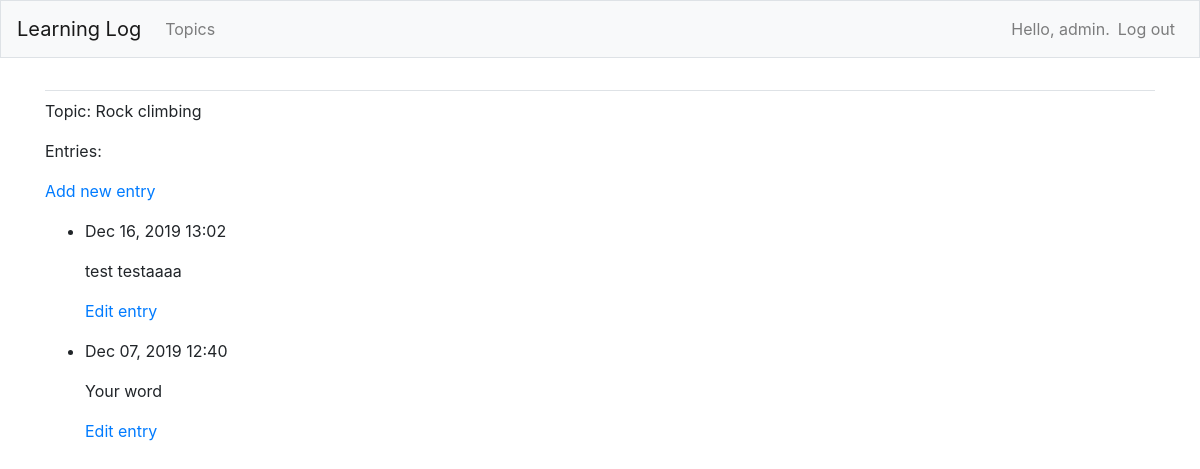
Page /topics/1/ (signed in) on the earlier database version.
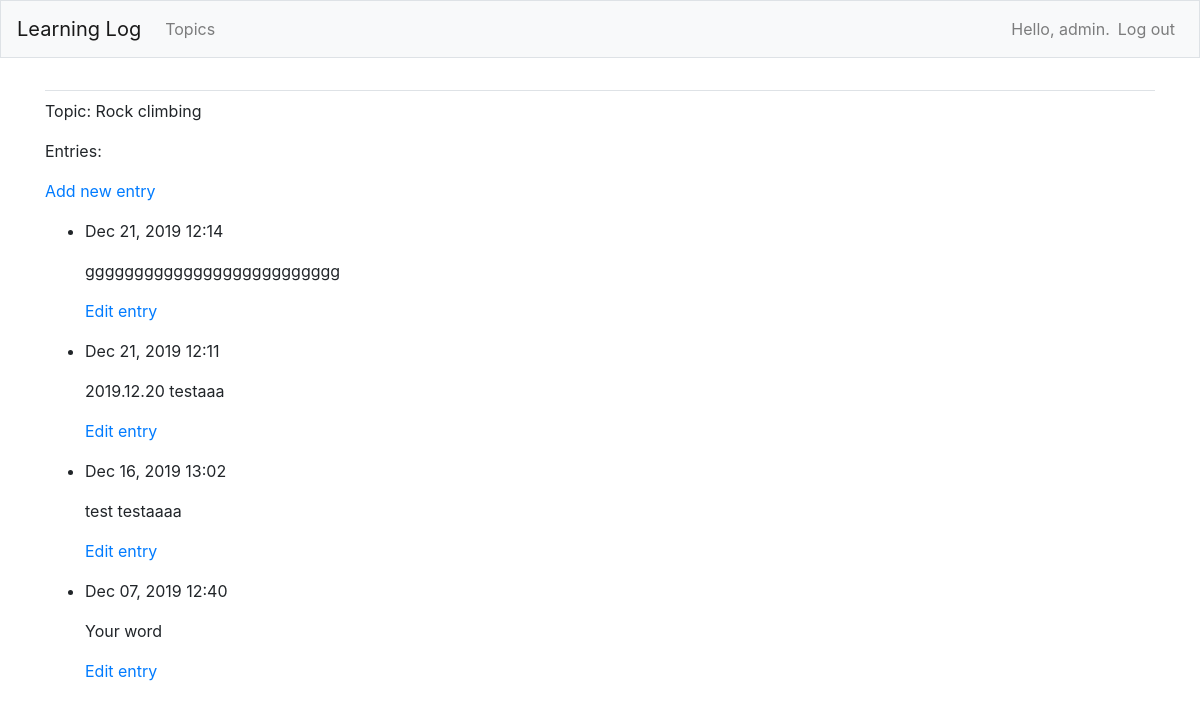
Same page on the later database version.
### learning_logs/models.py (models this page shows)
class Entry(models.Model):
    topic = models.ForeignKey(Topic, on_delete=models.CASCADE) # topic ystval entry ystna
    text = models.TextField()
    date_added = models.DateTimeField(auto_now_add=True)

### learning_logs/views.py (the view)
# urls.py: path('topics/<int:topic_id>/', views.topic, name='topic'),
@login_required #annotation
def topic(request, topic_id):
    topic = Topic.objects.get(id=topic_id)
    if topic.owner != request.user: #hereglegch owner bish bol 404 gsen aldaa zaana
        raise Http404
    entries = topic.entry_set.order_by('-date_added')
    context = {'topic': topic, 'entries': entries}
    return render(request, 'learning_logs/topic.html', context)

### learning_logs/models.py (called while the page is built)
    def __str__(self):
        return self.text

### learning_logs/templates/learning_logs/topic.html
{% extends 'learning_logs/base.html' %}
{% block content %}
    <p>Topic: {{ topic }}</p>
    <p>Entries:</p>
    <p>
        <a href="{% url 'learning_logs:new_entry' topic.id %}">Add new entry</a>
    </p>
    <ul>
    {% for entry in entries %}
        <li>
            <p>{{ entry.date_added|date:'M d, Y H:i' }}</p>
            <p>{{ entry.text|linebreaks }}</p>
            <p>
                <a href="{% url 'learning_logs:edit_entry' entry.id %}">Edit entry</a>
            </p>
        </li>
    {% empty %}
        <li>There are no entries for this topic yet.</li>
    {% endfor %}
    </ul>
{% endblock content %}

Differences in the rows shown:
added Entry: date_added "Dec 21, 2019 12:14", text "gggggggggggggggggggggggggg"
added Entry: date_added "Dec 21, 2019 12:11", text "2019.12.20 testaaa"
